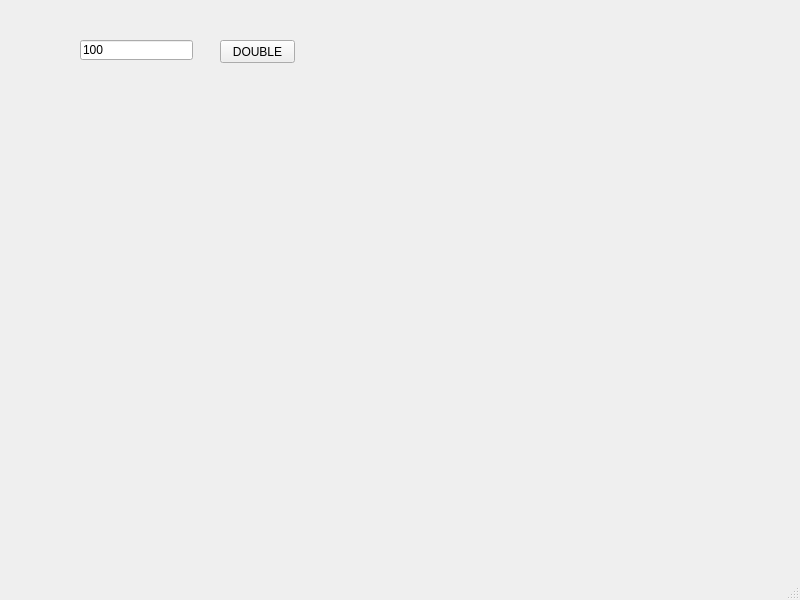
<?xml version="1.0" encoding="UTF-8"?>
<ui version="4.0">
 <class>MainWindow</class>
 <widget class="QMainWindow" name="MainWindow">
  <property name="geometry">
   <rect>
    <x>0</x>
    <y>0</y>
    <width>800</width>
    <height>600</height>
   </rect>
  </property>
  <property name="windowTitle">
   <string>MainWindow</string>
  </property>
  <widget class="QWidget" name="centralwidget">
   <widget class="QLineEdit" name="le">
    <property name="geometry">
     <rect>
      <x>80</x>
      <y>40</y>
      <width>113</width>
      <height>20</height>
     </rect>
    </property>
    <property name="text">
     <string>100</string>
    </property>
   </widget>
   <widget class="QPushButton" name="pb">
    <property name="geometry">
     <rect>
      <x>220</x>
      <y>40</y>
      <width>75</width>
      <height>23</height>
     </rect>
    </property>
    <property name="text">
     <string>DOUBLE</string>
    </property>
   </widget>
  </widget>
  <widget class="QMenuBar" name="menubar">
   <property name="geometry">
    <rect>
     <x>0</x>
     <y>0</y>
     <width>800</width>
     <height>21</height>
    </rect>
   </property>
  </widget>
  <widget class="QStatusBar" name="statusbar"/>
 </widget>
 <resources/>
 <connections/>
</ui>
